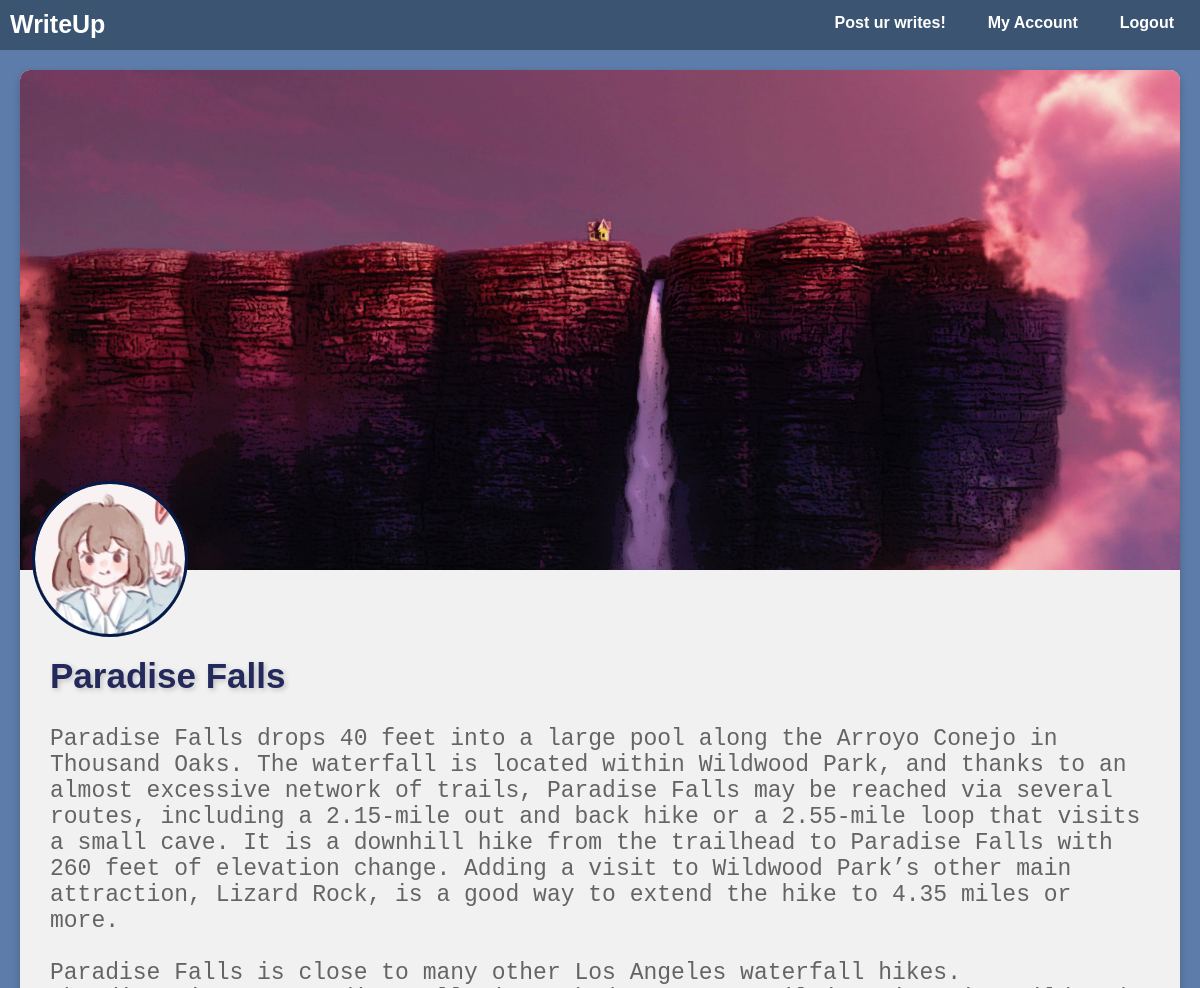
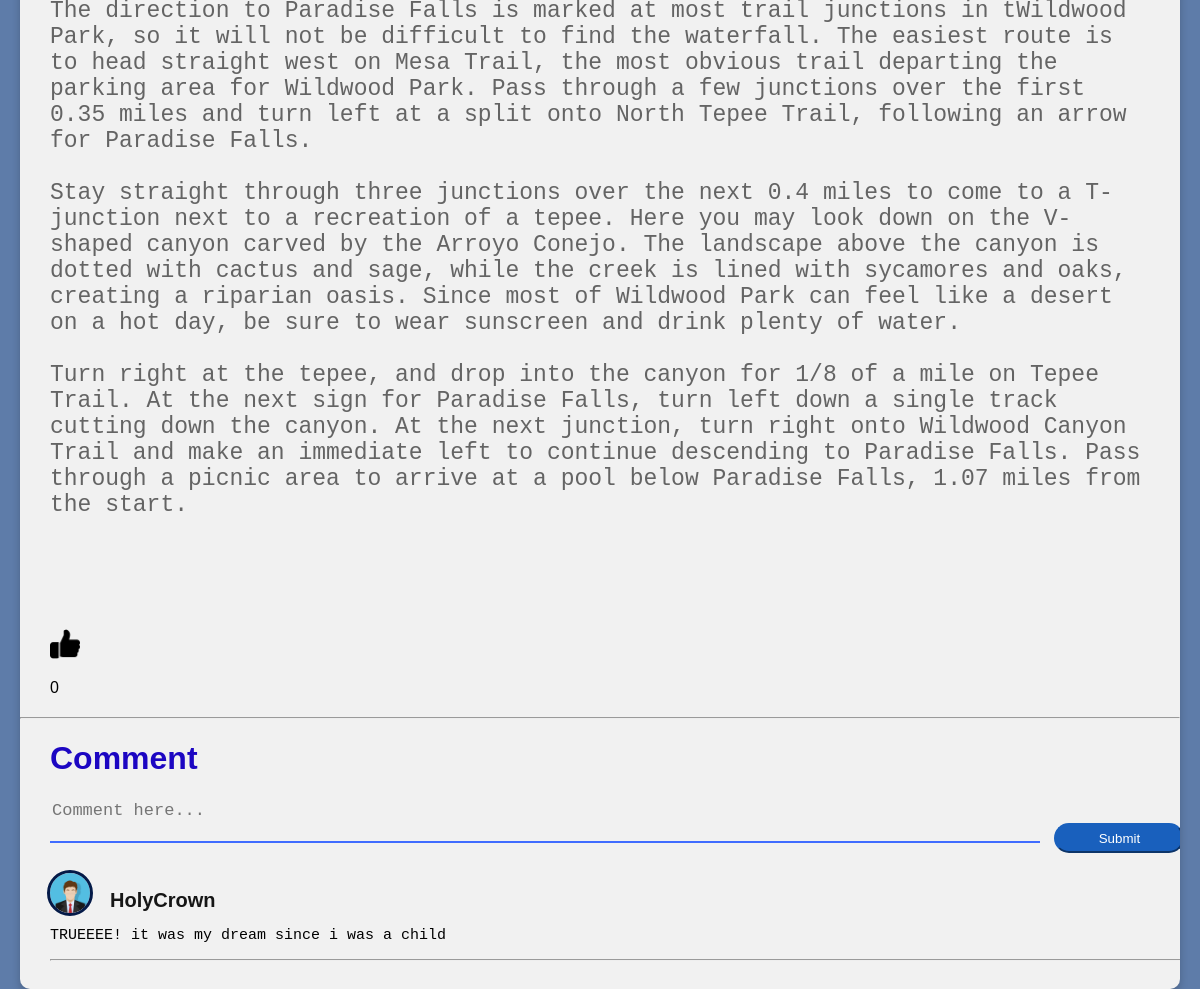
The app's page /detail_page.php?id=10 (signed in) with its own data (2 pictures, top to bottom).
### tables this page shows
CREATE TABLE `post` (
  `id_post` int(11) NOT NULL,
  `title` varchar(50) NOT NULL,
  `description` text NOT NULL,
  `image` varchar(255) NOT NULL,
  `id_account` int(11) NOT NULL,
  `reader` int(20) DEFAULT NULL,
  `created_at` date NOT NULL DEFAULT current_timestamp()
);

CREATE TABLE `account` (
  `id_account` int(11) NOT NULL,
  `email` varchar(30) NOT NULL,
  `username` varchar(30) NOT NULL,
  `password` varchar(255) NOT NULL,
  `profpict` varchar(255) NOT NULL
);

CREATE TABLE `comment` (
  `id_comment` int(11) NOT NULL,
  `id_account` int(11) NOT NULL,
  `id_post` int(11) NOT NULL,
  `comment` text NOT NULL
);

### detail_page.php (the view, shortened to what this page needs)
<?php
        include "connection/connection.php";
        $query = "SELECT * FROM post as p, account as a WHERE id_post = '$_GET[id]' AND p.id_account = a.id_account";
        $user = mysqli_query($db_connection, $query);
        $data = mysqli_fetch_assoc($user);
        $query2 = "SELECT id_likes, id_account, COUNT(*) as total FROM likes where id_post = '$_GET[id]'";
        $likes = mysqli_query($db_connection, $query2);
        $like = mysqli_fetch_assoc($likes);
        $query3 = "SELECT id_likes, id_account FROM likes where id_account = '$_SESSION[id_account]'";
        $liked = mysqli_query($db_connection, $query3);
        $liker = mysqli_fetch_assoc($liked);
?>
<!DOCTYPE html>
<html lang="en">
<head>
    <link rel="stylesheet" href="style.css">
</head>
<body>
    <div class="navbar">
        <div class="left">
            <a href="index.php">WriteUp</a>
        </div>
        <ul>
        <?php if(!isset($_SESSION['login'])){ ?>
            <li><a  onclick="modLog();">Login</a></li>
            <li><a onclick="modReg()">Register</a></li>
        <?php } else{?>
            <li><a href="add-page.php">Post ur writes!</a></li>
            <li><a href="profile.php?id=1">My Account</a></li>
            <li><a href="controller/logout.php">Logout</a></li>
        <?php } ?>
        </ul>
    </div>
    <div class="detail-page">
        <div class="card">
            <div class="img">
                <img src="img/<?= $data['image']?>" alt="">
            </div>
            <div class="profile">
                <a class="prof-link" href='profile.php?id=<?= $data['id_account'] ?>'><img src='img/<?= $data['profpict']?>' alt=""></a>
            </div>
            <div class="title">
                <h3><?= $data['title']?></h3>
            </div>
            <div class="des">
                <pre><?= $data['description']?></pre>
            </div>
            <div class="likes">
                <?php if(!isset($_SESSION['login'])) { ?>
                    <img src="img/like.png" alt="" class="img">
                <?php }else{ ?>
                    <?php if (isset($liker['id_account']) == $_SESSION['id_account']){ ?>
                        <form action="controller/delete_like.php" method="POST">
                            <input type="image" class="img" src="img/likes.png"><p><?= $like['total'] ?></p>
                        </form>
                    <?php } ?>
                <?php } ?>
            </div>
            <hr id="hr1">
            <div class="comment-section">
                <h1><b>Comment</b></h1>
                <?php  if(!isset($_SESSION)) {}else {?>
                <form action="controller/create_comment.php" method="POST">
                    <textarea name="comment" placeholder="Comment here..." onkeyup="textAreaAdjust(this)" required></textarea>
                    <input type="submit">
                </form>
                <?php } ?>
                <?php
                $queryC = "SELECT * FROM `comment` as c, post as p, account as a WHERE c.id_post = '$_GET[id]'
                            AND c.id_account = a.id_account
                            AND c.id_post = p.id_post";
                $datac = mysqli_query($db_connection, $queryC);
                foreach ($datac as $komen) :
                ?>
                <div class="comment">
                    <div class="profiles">
                        <div class="profile-pict">
                            <a class="prof-link" href='profile.php?id=<?= $komen['id_account'] ?>'><img src='img/<?= $komen['profpict']?>' alt=""></a>
                        </div>
                        <div class="username">
                            <a href='profile.php?id=<?= $komen['id_account'] ?>'><?= $komen['username'] ?></a>
                        </div>
                    </div>
                    <div class="komentar">
                        <pre><?= $komen['comment'] ?></pre>
                        <hr id="hr2">
                    </div>
                </div>
                <?php
                endforeach
                ?>
            </div>
        </div>
    </div>
</body>
</html>

### style.css (style rules this page uses)
body { padding: 0; margin: 0; font-family: 'Quicksand', sans-serif; background-color: rgb(94, 124, 169); }
.navbar { width: 100%; height: 50px; background-color: rgb(58, 84, 114); margin: 0; position: fixed; top: 0; z-index: 1; }
.navbar .left a { text-decoration: none; color: #fff; font-size: 25px; font-weight: bold; float: left; margin-left: 10px; margin-top: 10px; }
.navbar ul { list-style-type: none; float: right; margin: 0; }
.navbar li { float: left; margin-right: 10px; }
.navbar li a { display: block; color: #fff; text-align: center; padding: 14px 16px; text-decoration: none; font-weight: bold; transition: .3s; }
.detail-page { margin-top: 70px; padding-left: 20px; padding-right: 20px; padding-bottom: 20px; }
.detail-page .card { margin: auto; height: 100%; width: 100%; box-shadow: 0 4px 8px 0 rgba(0, 0, 0, 0.2); background-color: #f1f1f1; border-radius: 10px; overflow: hidden; padding-bottom: 20px; }
.detail-page .card .img { overflow-y: hidden; }
.detail-page .img img { width: 100%; height: 500px; object-position: 0px -90px; object-fit: cover; }
.detail-page .profile { width: 150px; height: 150px; border-radius: 50%; overflow: hidden; margin-top: -90px; margin-left: 15px; outline: 3px solid rgb(4, 26, 72); background-color: #000; }
.detail-page .profile img { width: 100%; height: 100%; transition: .5s; }
.detail-page .title { width: 100%; margin-left: 30px; margin-top: -13px; }
.detail-page .title h3 { color: rgb(35, 41, 90); text-shadow: 2px 2px 5px rgba(128, 128, 128, 0.418); font-size: 35px; }
.detail-page .des { max-width: 100%; height: auto; margin-left: 30px; margin-top: -20px; }
.detail-page .des pre { max-width: 97%; font-size: 23px; white-space: pre-wrap; white-space: -moz-pre-wrap; white-space: -pre-wrap; white-space: -o-pre-wrap; word-wrap: break-word; color: rgb(100, 100, 100); transition: .3s ease-in-out; transform: translateY(15px); }
.detail-page #hr1 { margin-top: 20px; }
.detail-page .comment-section { padding-left: 30px; width: 100%; }
.comment-section h1 { color: #1c06c2; }
.comment-section textarea { width: 85%; outline: 0; border-width: 0 0 2px; border-color: rgb(63, 108, 255); font-size: 17px; background-color: rgba(255, 255, 255, 0); color: rgb(28, 26, 26); resize: none; }
.comment-section input[type=submit] { margin-left: 10px; width: 130px; height: 30px; border-radius: 20px; border-color: rgb(25, 96, 189); background-color: rgb(25, 96, 189); color: #fff; transition: .3s; }
.comment-section .comment { margin-top: 20px; }
.comment .profile-pict { width: 40px; height: 40px; border-radius: 50%; overflow: hidden; outline: 3px solid rgb(4, 26, 72); }
.comment .profile-pict a img { width: 100%; height: 100%; object-fit: cover; }
.comment .username { margin-left: 60px; margin-top: -24px; }
.comment .username a { text-decoration: none; font-size: 20px; color: rgb(22, 22, 22); font-weight: 900; }
.comment .komentar { max-width: 100%; height: auto; }
.komentar pre { max-width: 90%; font-size: 15px; white-space: pre-wrap; white-space: -moz-pre-wrap; white-space: -pre-wrap; white-space: -o-pre-wrap; word-wrap: break-word; }
.likes { margin-top: 100px; margin-left: 30px; }
.likes .img { width: 30px; }

### records on screen
post: image (picture), id_account.profpict (picture), title "Paradise Falls", description "Paradise Falls drops 40 feet into a large pool along the Arroyo Conejo in Thousand Oaks. The waterfall is located within Wildwood Park, and thanks to an almost excessive network of trails, Paradise Falls may be reached via several routes, including a 2.15-mile out and back hike or a 2.55-mile loop that visits a small cave. It is a downhill hike from the trailhead to Paradise Falls with 260 feet of elevation change. Adding a visit to Wildwood Park’s other main attraction, Lizard Rock, is a good way to extend the hike to 4.35 miles or more. Paradise Falls is close to many other Los Angeles waterfall hikes. The direction to Paradise Falls is marked at most trail junctions in tWildwood Park, so…"
comment: id_account.profpict (picture), id_account.username "HolyCrown", comment "TRUEEEE! it was my dream since i was a child"

### other values on screen
$like['total'] "0"
